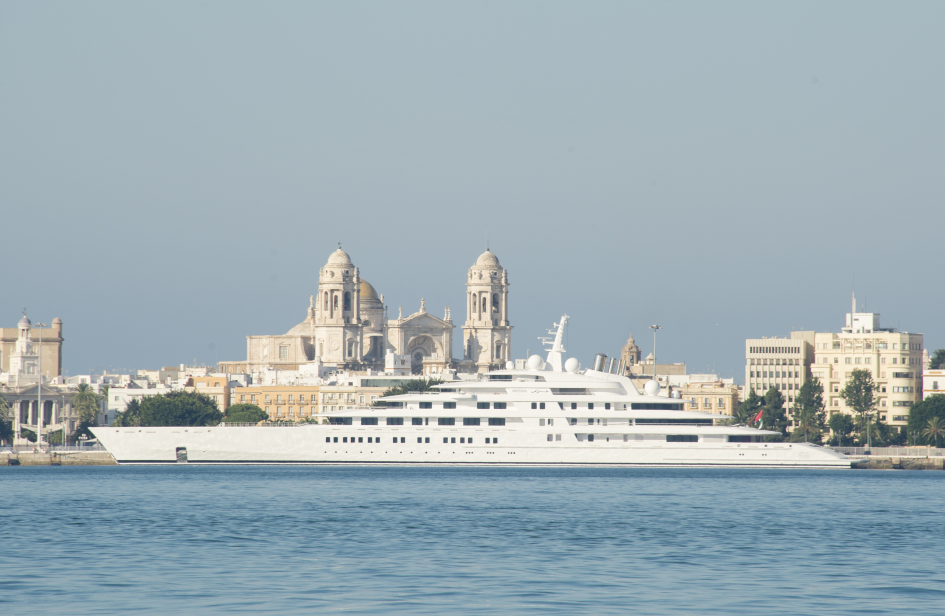
#> input picture build/staging/r159/AzzamCadiz.jpg, 3777 x 2464 px, found by its file name (shown at 1/4 size)
$ python segment-azzam.py
#> lines starting #> are read from the running program, lines starting #| are printed output that depends on the picture; after the words box and inside, x2 and y2 are one past the last pixel; in counts of white or black regions, pixels touching at a corner belong together
# r160: segment the Cadiz broadside (17.27 px/m) — most-forward/most-aft standing
# column at every metre of height, and the per-column silhouette top profile.
# Anchors re-read this round (r159 note's rule: do not inherit its ~3060 px):
#   stem tip (351, 1709), aft counter tip (3470, ~1850), waterline fit below.
import numpy as np, json, sys
from PIL import Image

im = np.asarray(Image.open('build/staging/r159/AzzamCadiz.jpg').convert('RGB')).astype(int)
H, W, _ = im.shape
#> H = 2464; W = 3777
R, G, B = im[:,:,0], im[:,:,1], im[:,:,2]
bright = (R + G + B) / 3
sat = im.max(axis=2) - im.min(axis=2)
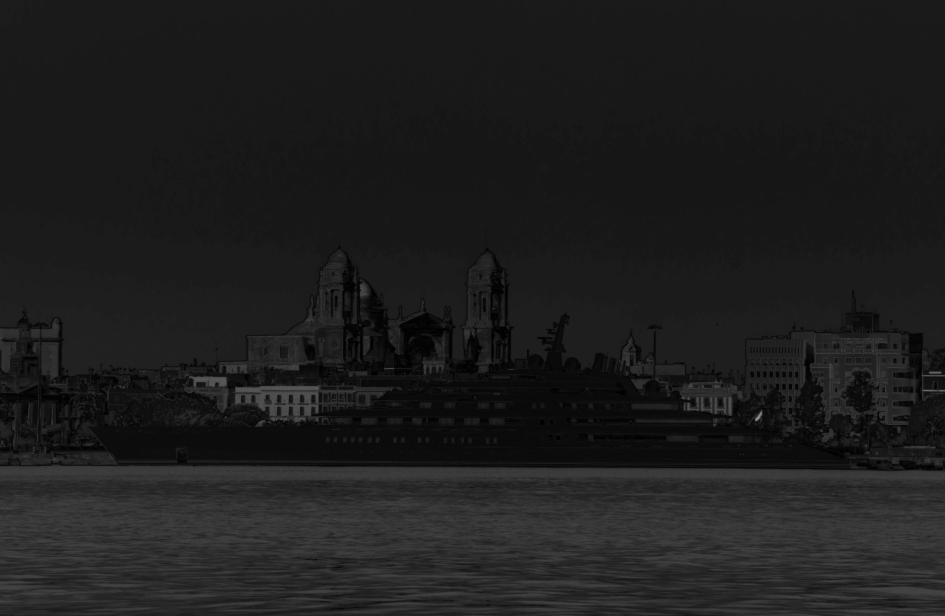
#> sat: shape (2464, 3777) int64 (shown at 1/4 size); min 0, max 146, mean 29.7

X_STEM, Y_STEM = 351, 1709
X_AFT = 3470
LOA = 180.6
S = (X_AFT - X_STEM) / LOA          # px per metre
# waterline: fit on boot-top bottom edge x 500..1900 (visible there), extended fleet-long
xs_wl, ys_wl = [], []
for x in range(500, 1900, 25):
    col = bright[1820:1885, x]
    dark = np.where(col < 90)[0]
    if len(dark): xs_wl.append(x); ys_wl.append(1820 + dark.max())
#> this loop made 56 passes
#> dark on passes 1, 2, 3, 4, 5, 6, 7, 8, 9, 11, 12, 13: [21, 22, 23, 24, 25, 26, 27, 28, 29], [21, 22, 23, 24, 25, 26, 27, 28, 29], [21, 22, 23, 24, 25, 26, 27, 28, 29], [21, 22, 23, 24, 25, 26, 27, 28, 29], [21, 22, 23, 24, 25, 26, 27, 28, 29], [21, 22, 23, 24, 25, 26, 27, 28, 29], [21, 22, 23, 24, 25, 26, 27, 28, 29], [22, 23, 24, 25, 26, 27, 28, 29], [21, 22, 23, 24, 25, 26, 27, 28, 29], [22, 23, 24, 25, 29], [21, 22, 23, 24, 25, 26, 27, 28, 29], [22, 23, 24, 25, 26, 27, 28, 29]
#> after the loop, xs_wl = 55 values from 500 to 1875; ys_wl = 55 values, max 1858 at index 25, min 1848 at index 19, mean 1849.7
b, a = np.polyfit(xs_wl, ys_wl, 1)
#> b = 0.00162; a = 1847.8
def ywl(x): return a + b * x
print(f"scale {S:.3f} px/m   waterline fit y = {a:.1f} + {b:.5f}x  (n={len(xs_wl)})")
#| scale 17.270 px/m   waterline fit y = 1847.8 + 0.00162x  (n=55)

# ship-ish: bright enough, not blue-dominant (sky/water are B>R; ship is warm white,
# the shadowed counter neutral gray), not saturated (trees/awnings)
shipish = (bright > 105) & ((R - B) > -6) & (sat < 70)
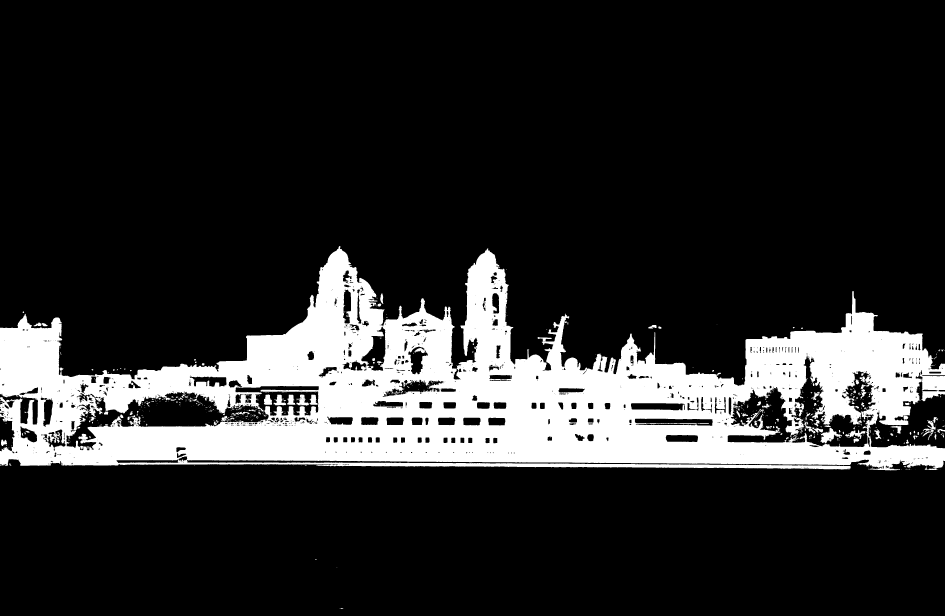
#> shipish: shape (2464, 3777) bool (shown at 1/4 size); 16.9% white; 753 white regions (580 under 20 px), largest, box (x1, y1, x2, y2) and area: (0, 984, 3777, 1882) 1543853, (3280, 1711, 3368, 1774) 2298, (1094, 1579, 1145, 1622) 1107
def erode(m):
    r = m.copy()
    for dx, dy in ((1,0),(-1,0),(0,1),(0,-1)):
        r &= np.roll(np.roll(m, dy, 0), dx, 1)
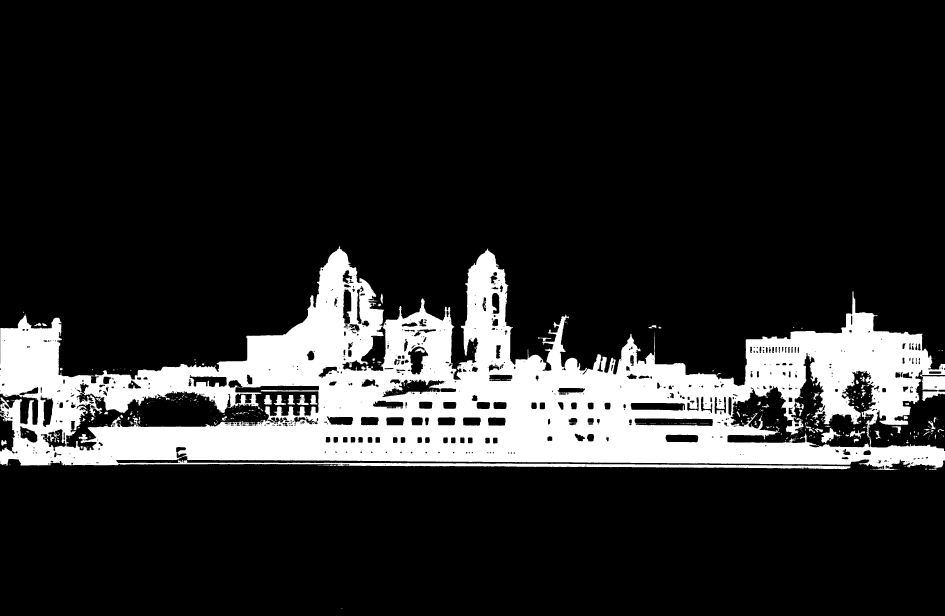
#> r: shape (2464, 3777) bool (shown at 1/4 size); 16% white; 489 white regions (371 under 20 px), largest, box (x1, y1, x2, y2) and area: (0, 985, 3777, 1881) 1471164, (3285, 1712, 3367, 1773) 1943, (1095, 1580, 1144, 1621) 905
    return r
core = erode(erode(shipish))
#> after the loop in erode (call 2), `for dx, dy in ((1,0),(-1,0),(0,1),(0,-1)):`:
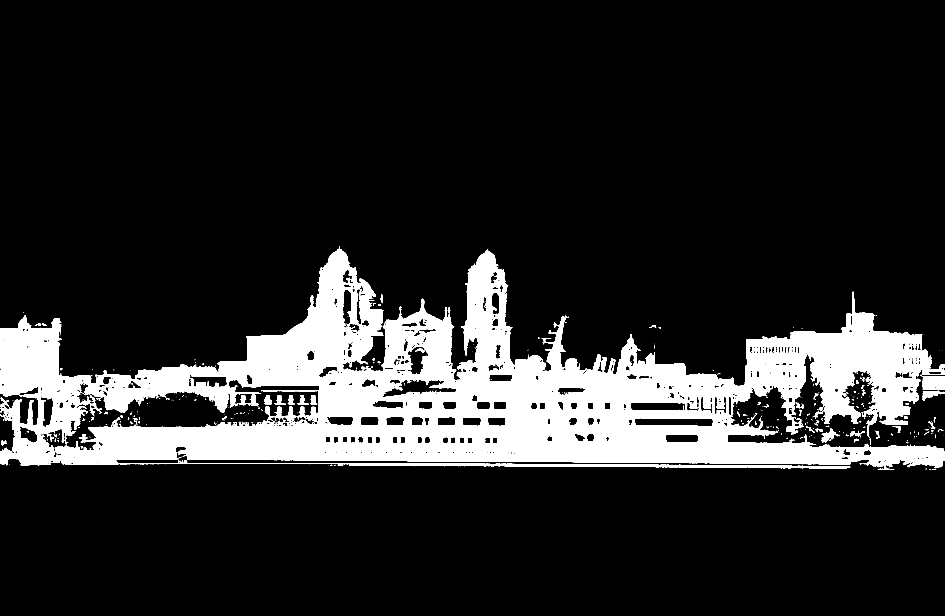
#> r: shape (2464, 3777) bool (shown at 1/4 size); 15.2% white; 378 white regions (277 under 20 px), largest, box (x1, y1, x2, y2) and area: (0, 986, 3777, 1880) 1374713, (477, 1841, 3401, 1876) 22108, (3688, 1505, 3777, 1562) 4371

# exclusion boxes (iterated by LOOKING at the overlay; each is background that
# matches the criterion): none yet on first pass
EXCL = json.load(open('build/staging/r160/excl.json')) if __import__('os').path.exists('build/staging/r160/excl.json') else []
for x0, y0, x1, y1 in EXCL: shipish[y0:y1, x0:x1] = False

# flood fill (scipy-free BFS on a bounding window)
from collections import deque
WIN = (300, 1150, 3550, 1875)  # x0,y0,x1,y1 — the ship incl mast, above waterline
x0, y0, x1, y1 = WIN
sub = core[y0:y1, x0:x1]
#> sub: shape (725, 3250) bool; 51% white; 390 black regions (65 under 20 px), largest, box (x1, y1, x2, y2) and area: (1718, 0, 3250, 396) 387159, (0, 0, 977, 384) 272801, (0, 369, 977, 653) 108658
seen = np.zeros_like(sub, dtype=bool)
seeds = [(1500,1800),(2000,1700),(2200,1500),(600,1780),(3300,1790),(2341,1300),(2600,1600)]
dq = deque()
for sx, sy in seeds:
    lx, ly = sx - x0, sy - y0
    if sub[ly, lx]: seen[ly, lx] = True; dq.append((lx, ly))
    else: print(f"  seed ({sx},{sy}) not shipish — skipped")
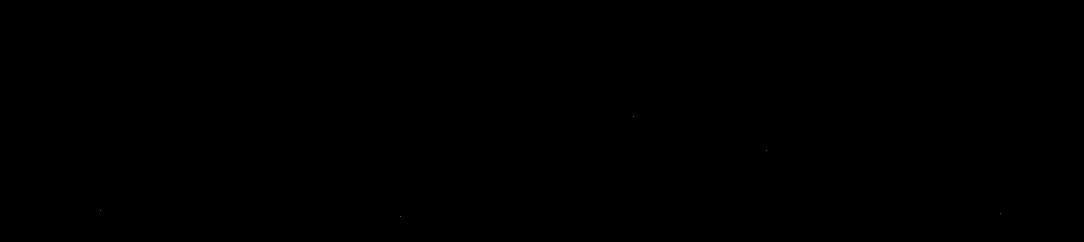
#> seen: shape (725, 3250) bool (shown at 1/3 size); 0% white in thin lines or dots, all inside (x1, y1, x2, y2) = (300, 350, 3001, 651)
h, w = sub.shape
#> h = 725; w = 3250
while dq:
    cx, cy = dq.popleft()
    for dx, dy in ((1,0),(-1,0),(0,1),(0,-1)):
        nx, ny = cx + dx, cy + dy
        if 0 <= nx < w and 0 <= ny < h and sub[ny, nx] and not seen[ny, nx]:
            seen[ny, nx] = True; dq.append((nx, ny))
#> this loop made 1167136 passes
#> (cx, cy) on passes 1 to 3: (1200, 650), (1900, 350), (300, 630)
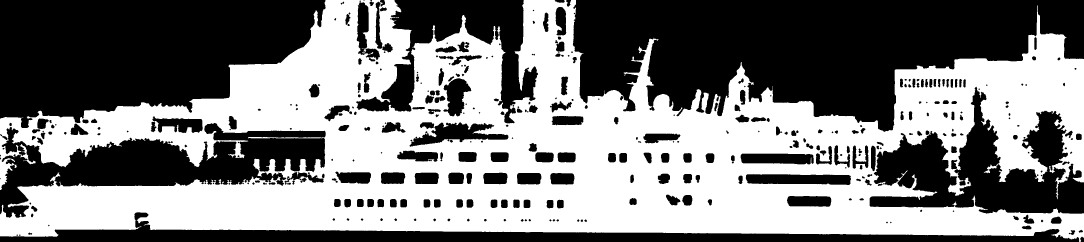
#> seen: shape (725, 3250) bool (shown at 1/3 size); 49.5% white; 1 white region, box (x1, y1, x2, y2) and area: (0, 0, 3250, 725) 1167136
comp = np.zeros_like(shipish); comp[y0:y1, x0:x1] = seen
#> after `comp[y0:y1, x0:x1] = seen`: comp: shape (2464, 3777) bool; 12.5% white; 1 white region, box (x1, y1, x2, y2) and area: (300, 1150, 3550, 1875) 1167136
# dilate the eroded component back out by 2, clipped to the raw mask
for _ in range(2):
    d = comp.copy()
    for dx, dy in ((1,0),(-1,0),(0,1),(0,-1)):
        d |= np.roll(np.roll(comp, dy, 0), dx, 1)
    comp = d & shipish
comp[:, :305] = False; comp[:, 3545:] = False
#> after `comp[:, :305] = False`: comp: shape (2464, 3777) bool; 13.5% white; 1 white region, box (x1, y1, x2, y2) and area: (305, 1148, 3552, 1877) 1253244
#> after `comp[:, 3545:] = False`: comp: shape (2464, 3777) bool; 13.4% white; 1 white region, box (x1, y1, x2, y2) and area: (305, 1148, 3545, 1877) 1250110
comp[:1155, :] = False; comp[1872:, :] = False
#> after `comp[:1155, :] = False`: comp: shape (2464, 3777) bool; 13.4% white; 1 white region, box (x1, y1, x2, y2) and area: (305, 1155, 3545, 1877) 1247829
#> after `comp[1872:, :] = False`: comp: shape (2464, 3777) bool; 13.4% white; 1 white region, box (x1, y1, x2, y2) and area: (305, 1155, 3545, 1872) 1247790
print(f"component px: {comp.sum()}")
#| component px: 1247790

# overlay: component edge in red on a half-res copy
ov = np.asarray(Image.open('build/staging/r159/AzzamCadiz.jpg').convert('RGB')).copy()
#> ov is the input picture: shape (2464, 3777, 3); mean R, G, B 158.7, 174.3, 180.9
edge = comp ^ np.roll(comp, 1, 0) | (comp ^ np.roll(comp, 1, 1))
#> edge: shape (2464, 3777) bool; 0.52% white in thin lines or dots, all inside (x1, y1, x2, y2) = (305, 1155, 3546, 1873)
ov[edge] = [255, 0, 0]
Image.fromarray(ov[1100:1900, 250:3600]).save('build/staging/r160/overlay.png')
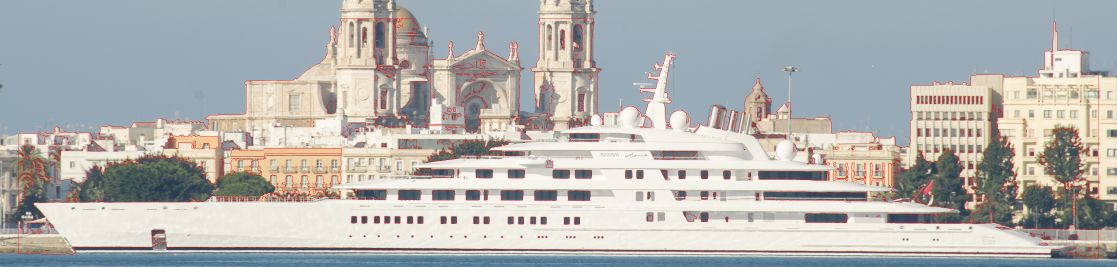
#> saved as overlay.png: PIL image 3350x800 RGB (shown at 1/3 size); mean R, G, B 177.9, 177.6, 175.5

# per-metre row extents
rows = []
for hm in np.arange(0.5, 24.1, 0.5):
    y = int(round(ywl((X_STEM + X_AFT) / 2) - hm * S))
    xs = np.where(comp[y])[0]
    if len(xs):
        u_f = (xs.min() - X_STEM) / (X_AFT - X_STEM)
        u_a = (xs.max() - X_STEM) / (X_AFT - X_STEM)
        rows.append((hm, xs.min(), xs.max(), round(u_f, 3), round(u_a, 3)))
#> this loop made 48 passes
#> (y, u_f, u_a) on passes 1 to 12: (1842, -0.0147, 1.02), (1834, -0.0147, 1.02), (1825, -0.0147, 1.02), (1816, -0.0147, 1.02), (1808, -0.0147, 1.02), (1799, -0.0147, 1.02), (1790, -0.0147, 1.02), (1782, -0.0147, 1), (1773, -0.0147, 1), (1764, -0.0147, 0.922), (1756, 0.00449, 0.922), (1747, 0.00994, 1)
#> after the loop, rows = 48 items, first 6: (0.5, 305, 3541, -0.015, 1.02), (1, 305, 3544, -0.015, 1.02), (1.5, 305, 3544, -0.015, 1.02), (2, 305, 3544, -0.015, 1.02), (2.5, 305, 3544, -0.015, 1.02), (3, 305, 3544, -0.015, 1.02)
print("\n h(m)   xF    xA     uF     uA")
for r in rows: print(f" {r[0]:5.1f} {r[1]:5d} {r[2]:5d}  {r[3]:.3f}  {r[4]:.3f}")
#> this loop made 48 passes
#> r on passes 1 to 12: (0.5, 305, 3541, -0.015, 1.02), (1, 305, 3544, -0.015, 1.02), (1.5, 305, 3544, -0.015, 1.02), (2, 305, 3544, -0.015, 1.02), (2.5, 305, 3544, -0.015, 1.02), (3, 305, 3544, -0.015, 1.02), (3.5, 305, 3544, -0.015, 1.02), (4, 305, 3475, -0.015, 1), (4.5, 305, 3470, -0.015, 1), (5, 305, 3226, -0.015, 0.922), (5.5, 365, 3226, 0.004, 0.922), (6, 382, 3474, 0.01, 1)
#|    0.5   305  3541  -0.015  1.023
#|    1.0   305  3544  -0.015  1.024
#|    1.5   305  3544  -0.015  1.024
#|    2.0   305  3544  -0.015  1.024
#|    2.5   305  3544  -0.015  1.024
#|    3.0   305  3544  -0.015  1.024
#|    3.5   305  3544  -0.015  1.024
#|    4.0   305  3475  -0.015  1.002
#> (further printed lines are left out)

# per-column silhouette top (25-px steps; metres over waterline)
print("\n u      x   topM")
tops = []
for x in range(X_STEM, X_AFT, 25):
    ys = np.where(comp[:, x])[0]
    if len(ys):
        tm = (ywl(x) - ys.min()) / S
        tops.append((round((x - X_STEM)/(X_AFT - X_STEM), 3), x, round(tm, 2)))
#> this loop made 125 passes
#> tm on passes 1 to 12: 20.17, 18.32, 20.17, 21.16, 20.41, 20.35, 20.3, 19.49, 21.23, 21.52, 21.35, 21.12
#> after the loop, tops = 125 items, first 6: (0, 351, 20.17), (0.008, 376, 18.32), (0.016, 401, 20.17), (0.024, 426, 21.16), (0.032, 451, 20.41), (0.04, 476, 20.35)
for t in tops: print(f" {t[0]:.3f} {t[1]:5d} {t[2]:6.2f}")
#> this loop made 125 passes
#> t on passes 1 to 12: (0, 351, 20.17), (0.008, 376, 18.32), (0.016, 401, 20.17), (0.024, 426, 21.16), (0.032, 451, 20.41), (0.04, 476, 20.35), (0.048, 501, 20.3), (0.056, 526, 19.49), (0.064, 551, 21.23), (0.072, 576, 21.52), (0.08, 601, 21.35), (0.088, 626, 21.12)
#|  0.000   351  20.17
#|  0.008   376  18.32
#|  0.016   401  20.17
#|  0.024   426  21.16
#|  0.032   451  20.41
#|  0.040   476  20.35
#|  0.048   501  20.30
#|  0.056   526  19.49
#> (further printed lines are left out)
#> (the run stopped early here; a loop or call above may not have finished)
